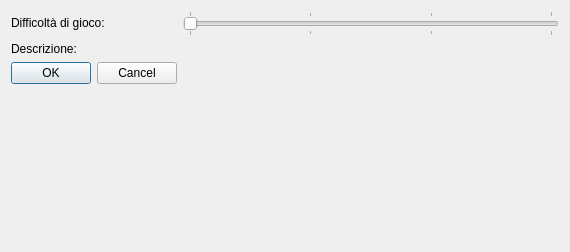
<?xml version="1.0" encoding="UTF-8"?>
<ui version="4.0">
 <class>GamePreferences</class>
 <widget class="QDialog" name="GamePreferences">
  <property name="geometry">
   <rect>
    <x>0</x>
    <y>0</y>
    <width>570</width>
    <height>252</height>
   </rect>
  </property>
  <property name="windowTitle">
   <string>Preferenze di gioco</string>
  </property>
  <layout class="QFormLayout" name="formLayout">
   <item row="0" column="0">
    <widget class="QLabel" name="label">
     <property name="text">
      <string>Difficoltà di gioco:</string>
     </property>
    </widget>
   </item>
   <item row="2" column="0">
    <widget class="QDialogButtonBox" name="buttonBox">
     <property name="orientation">
      <enum>Qt::Orientation::Horizontal</enum>
     </property>
     <property name="standardButtons">
      <set>QDialogButtonBox::StandardButton::Cancel|QDialogButtonBox::StandardButton::Ok</set>
     </property>
    </widget>
   </item>
   <item row="0" column="1">
    <widget class="QSlider" name="horizontalSlider">
     <property name="maximum">
      <number>3</number>
     </property>
     <property name="pageStep">
      <number>1</number>
     </property>
     <property name="orientation">
      <enum>Qt::Orientation::Horizontal</enum>
     </property>
     <property name="tickPosition">
      <enum>QSlider::TickPosition::TicksBothSides</enum>
     </property>
     <property name="tickInterval">
      <number>1</number>
     </property>
    </widget>
   </item>
   <item row="1" column="1">
    <widget class="QLabel" name="descrizione">
     <property name="text">
      <string/>
     </property>
    </widget>
   </item>
   <item row="1" column="0">
    <widget class="QLabel" name="label_2">
     <property name="text">
      <string>Descrizione:</string>
     </property>
    </widget>
   </item>
  </layout>
 </widget>
 <resources/>
 <connections>
  <connection>
   <sender>buttonBox</sender>
   <signal>accepted()</signal>
   <receiver>GamePreferences</receiver>
   <slot>accept()</slot>
   <hints>
    <hint type="sourcelabel">
     <x>248</x>
     <y>254</y>
    </hint>
    <hint type="destinationlabel">
     <x>157</x>
     <y>274</y>
    </hint>
   </hints>
  </connection>
  <connection>
   <sender>buttonBox</sender>
   <signal>rejected()</signal>
   <receiver>GamePreferences</receiver>
   <slot>reject()</slot>
   <hints>
    <hint type="sourcelabel">
     <x>316</x>
     <y>260</y>
    </hint>
    <hint type="destinationlabel">
     <x>286</x>
     <y>274</y>
    </hint>
   </hints>
  </connection>
 </connections>
</ui>
